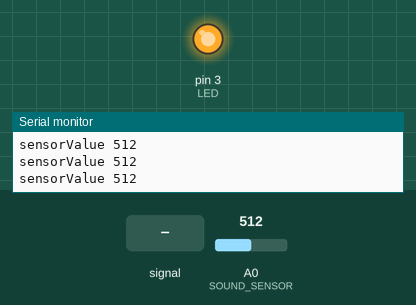
The sketch below on a simulated Arduino Uno, built with avr-gcc and run on an emulated ATmega328P. Parts: output pins drawn as LEDs (lit = HIGH), the last lines printed to the serial monitor. Dashed ring = blinking. The test bench sets the inputs (shaded band); at power-on: A0 (SOUND_SENSOR) = 512.

Above: at 1.2 s.
1.3 s: A0 (SOUND_SENSOR) set to 414
4.3 s: A0 (SOUND_SENSOR) set to 392
At 5.3 s:
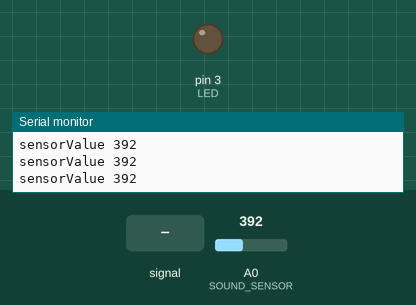
7.3 s: A0 (SOUND_SENSOR) fed a 2 Hz sine of ±306 counts around its level
At 7.72 s:
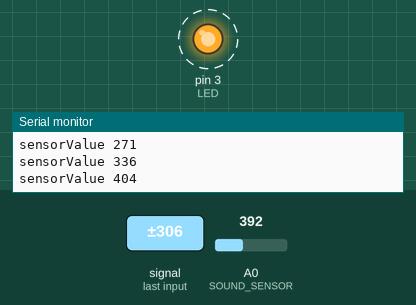
Timing chart, 0 to 16.3 s (numbered marks = the images above; inputs shaded):
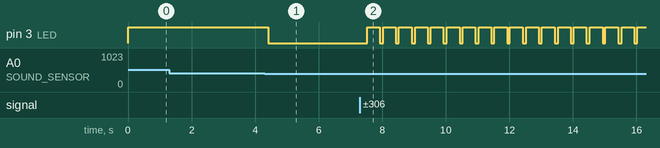

Measured:
- the behaviour switches between 401 and 400 on A0 (SOUND_SENSOR) (found by bisection; images 0 and 1)
- after the input at 4.3 s, pin 3 (LED): HIGH → LOW after 0.11 s
- after the input at 7.3 s, pin 3 (LED): alternates HIGH for 0.40 s and LOW for 0.09 s, starting after 0.22 s

The sketch:

sound_sensor.ino
```cpp
// Function: If the sound sensor senses a sound that is up to the threshold you set in the code, the LED is on for 200ms.
// Hardware: Grove - Sound Sensor, Grove - LED
// http://www.seeedstudio.com/wiki/index.php?title=Twig_-_Sound_Sensor

/*macro definitions of the sound sensor and the LED*/
#define SOUND_SENSOR A0
#define LED 3      // the number of the LED pin

#define THRESHOLD_VALUE 400//The threshold to turn the led on 400.00*5/1024 = 1.95v
void setup()
{
    Serial.begin(9600);
    pins_init();
}

void loop()
{
	int sensorValue = analogRead(SOUND_SENSOR);//use A0 to read the electrical signal
	Serial.print("sensorValue ");
        Serial.println(sensorValue);
        if(sensorValue > THRESHOLD_VALUE)
	{
		turnOnLED();//if the value read from A0 is larger than 400,then light the LED
		delay(200);
	}
	turnOffLED();
}

void pins_init()
{
	pinMode(LED, OUTPUT);
	pinMode(SOUND_SENSOR, INPUT);
}
void turnOnLED()
{
	digitalWrite(LED,HIGH);
}
void turnOffLED()
{
	digitalWrite(LED,LOW);
}
```
